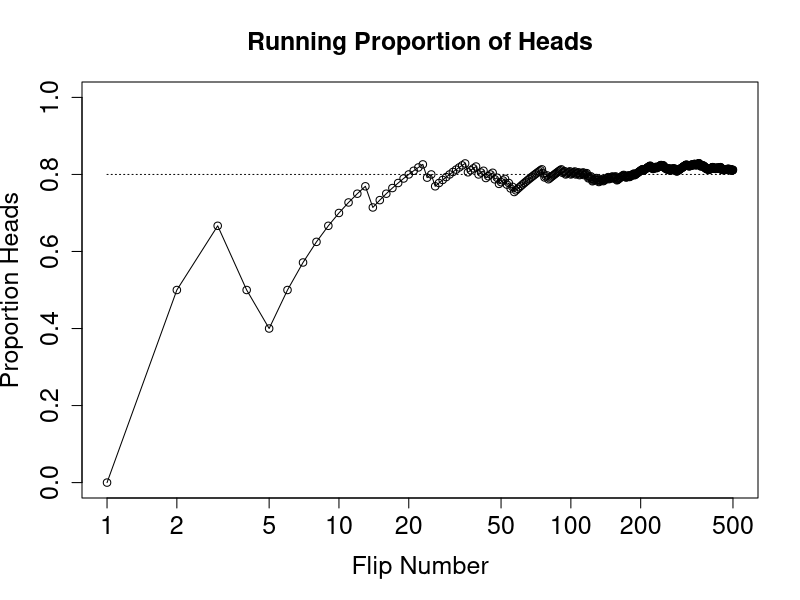

This figure's R source:
#Goal: Toss a biased coin N times and compute the running proportion of heads
N = 500
headprop = .8
#Heads=1, Tails=0
flipsequence = sample( x=c(0,1), prob=c(1-headprop, headprop), size=N, replace=TRUE )
r = cumsum( flipsequence )
n = 1:N
runprop = r / n
plot( n, runprop, type="o", log="x", xlim=c(1,N), ylim=c(0.0,1.0), cex.axis=1.5, xlab="Flip Number", ylab="Proportion Heads", cex.lab=1.5, main="Running Proportion of Heads", cex.main=1.5 )
lines( c(1,N), c(headprop, headprop), lty=3 )
